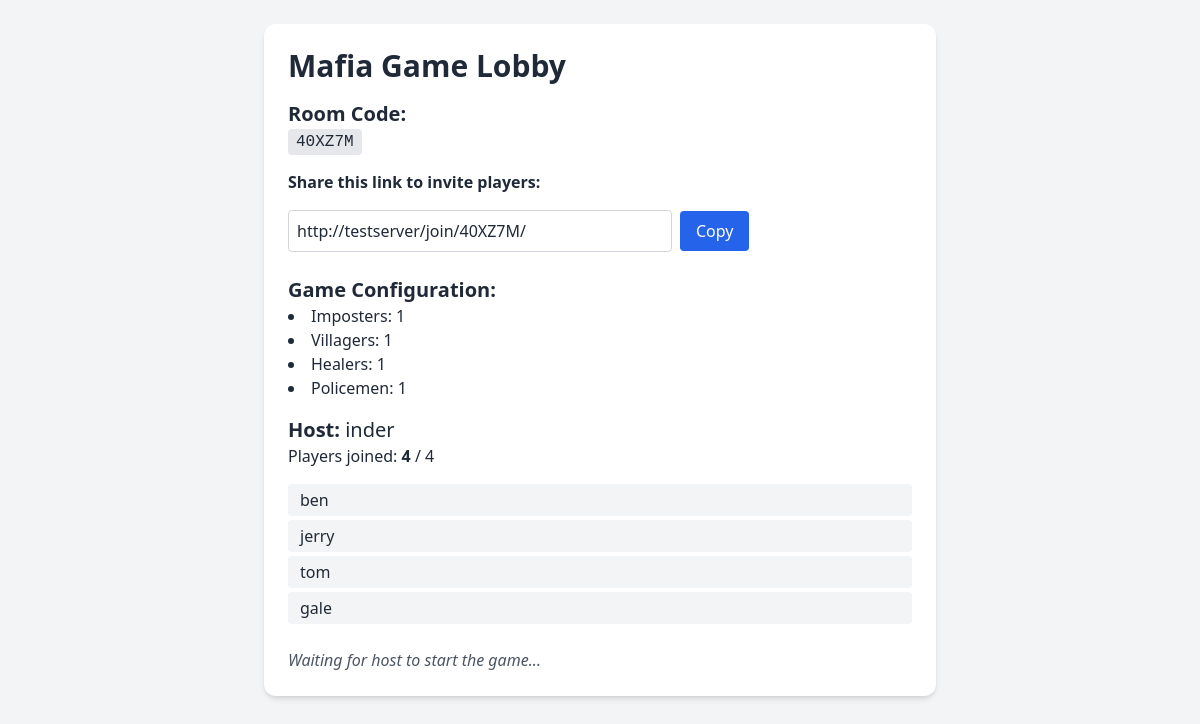
/lobby/40XZ7M/, run on the app's committed database.
### core/models.py (models this page shows, shortened)
class GameRoom(models.Model):
    code = models.CharField(max_length=8, unique=True, default=generate_room_code)
    host_name = models.CharField(max_length=200)
    config = models.JSONField(default=dict)
    started = models.BooleanField(default=False)
    ended = models.BooleanField(default=False)

class Player(models.Model):
    name = models.CharField(max_length=200)
    room = models.ForeignKey(GameRoom, related_name='players', on_delete=models.CASCADE)
    role = models.CharField(max_length=20, choices= roles, blank=True, null=True)
    is_alive = models.BooleanField(default=True)
    is_host = models.BooleanField(default=False)

### core/views.py (the view)
# urls.py: path('lobby/<str:room_code>/',views.lobby, name='lobby'),
def lobby(request, room_code):
    room = get_object_or_404(GameRoom, code=room_code)
    all_players = room.players.all()
    non_host_players = all_players.filter(is_host=False)
    player_id = request.session.get('player_id')
    is_host = all_players.filter(id=player_id, is_host=True).exists()
    host_name = room.host_name
    config = room.config
    total_required = sum(config.values())
    context = {
        'room': room,
        'players': all_players,  # still list everyone
        'non_host_count': non_host_players.count(),
        'total_required': total_required,
        'join_link': request.build_absolute_uri(f'/join/{room.code}/'),
        'is_host': is_host,
        'host_name': host_name,
    }
    return render(request, 'core/lobby.html', context)

### core/templates/core/lobby.html (shortened to what this page needs)
<!DOCTYPE html>
<html lang="en">
<head>
    <script src="https://cdn.tailwindcss.com"></script>
</head>
<body class="bg-gray-100 text-gray-800 p-6">
    <div class="max-w-2xl mx-auto bg-white p-6 rounded-xl shadow-md">
        <h1 class="text-3xl font-bold mb-4">Mafia Game Lobby</h1>
        <h3 class="text-xl font-semibold">Room Code:</h3>
        <p class="mb-4"><code class="bg-gray-200 px-2 py-1 rounded">{{ room.code }}</code></p>
        <p class="mb-4">
            <span class="font-semibold">Share this link to invite players:</span>
            <div class="flex items-center space-x-2 mt-2">
                <input type="text" id="join-link" value="{{ join_link }}" readonly class="border border-gray-300 rounded p-2 w-full max-w-sm">
                <button onclick="copyJoinLink()" class="bg-blue-600 text-white px-4 py-2 rounded hover:bg-blue-700">Copy</button>
            </div>
        </p>
        <h3 class="text-xl font-semibold mt-6">Game Configuration:</h3>
        <ul class="list-disc list-inside mb-4">
            <li>Imposters: {{ room.config.imposters }}</li>
            <li>Villagers: {{ room.config.villagers }}</li>
            <li>Healers: {{ room.config.healers }}</li>
            <li>Policemen: {{ room.config.policemen }}</li>
        </ul>
        <h3 class="text-xl font-semibold">Host: <span class="font-normal">{{ host_name }}</span></h3>
        <p class="mb-4">Players joined: <span id="player-count" class="font-semibold">{{ non_host_count }}</span> / {{ total_required }}</p>
        <ul id="player-list" class="mb-6 space-y-1">
            {% for player in players %}
                {% if not player.is_host %}
                    <li class="bg-gray-100 px-3 py-1 rounded">{{ player.name }}</li>
                {% endif %}
            {% empty %}
                <li>No players yet</li>
            {% endfor %}
        </ul>
        {% if is_host %}
            <form action="{% url 'start_game' room.code %}" method="post" class="mt-4">
                {% csrf_token %}
                <input type="hidden" name="player_id" value="{{ request.session.player_id }}">
                <button type="submit" id="start-button" disabled class="bg-green-500 text-white px-4 py-2 rounded disabled:opacity-50">Start Game</button>
            </form>
        {% else %}
            <p class="italic text-gray-600 mt-4">Waiting for host to start the game...</p>
        {% endif %}
    </div>
</body>
</html>

### data on the page
GameRoom: code "40XZ7M", config.imposters "1", config.villagers "1", config.healers "1", config.policemen "1", host_name "inder"
Player: name "ben"
Player: name "jerry"
Player: name "tom"
Player: name "gale"

### other printed values
{{ non_host_count }} "4"
{{ total_required }} "4"
